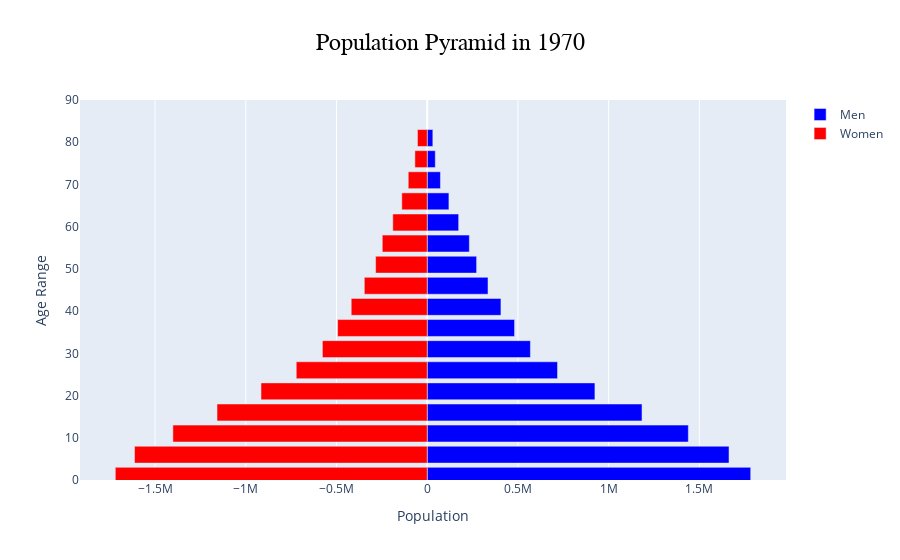
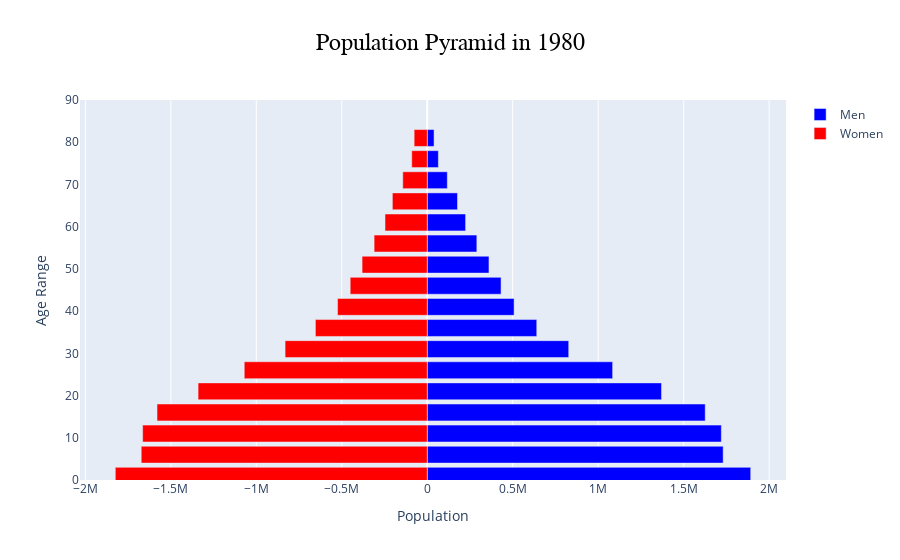
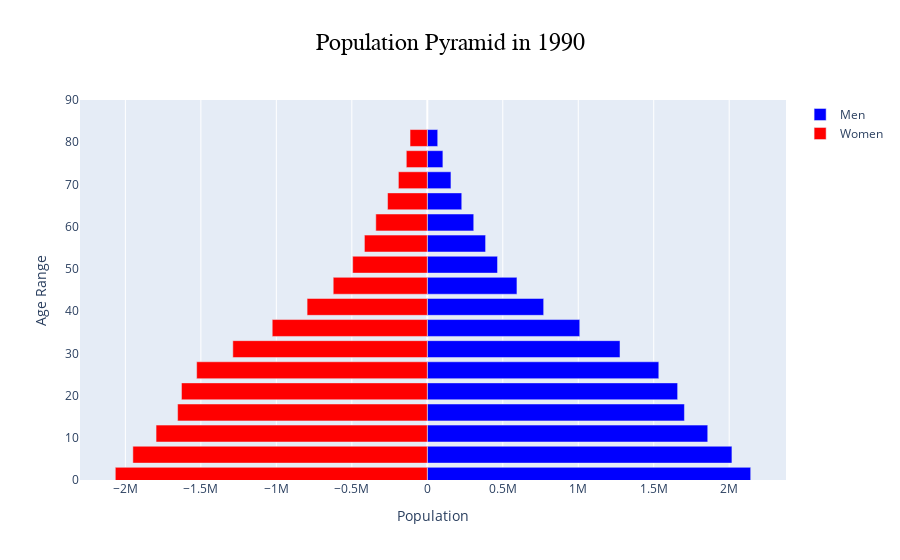
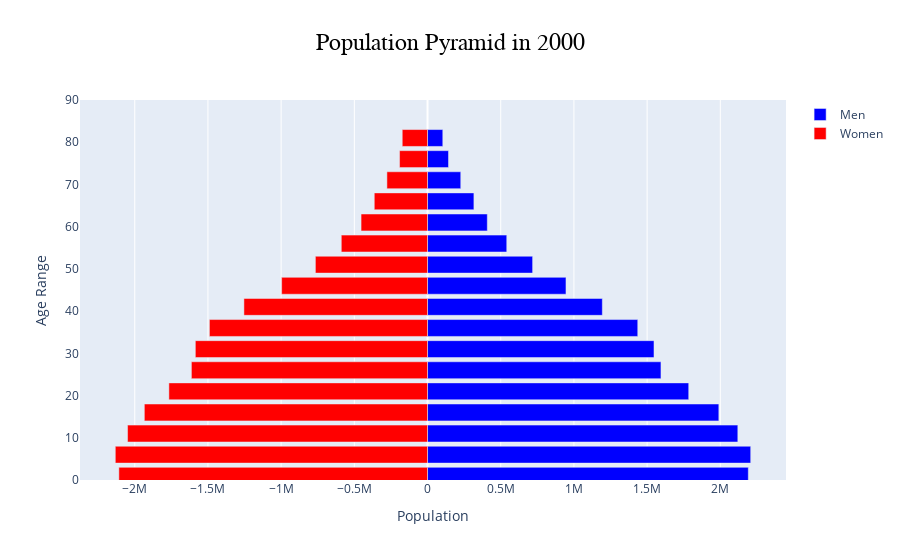

These figures' notebook cell, in order:
### Code cell
pop_df = population_dataframe('COL')
for year in np.arange(1970, 2030, 10):
    plot_population_pyramid(pop_df, year)

### Figure 1 — Plotly figure (JSON) as saved in the notebook; plotly's stock layout.template omitted (floating-point values rounded to 4 significant figures)
{"data": [{"hoverinfo": "skip", "marker": {"color": "blue"}, "name": "Men", "orientation": "h", "type": "bar", "x": [1782986, 1663488, 1439289, 1184045, 924365, 718250, 568892, 481386, 406339, 335073, 272242, 232242, 173377, 119681, 72930, 44571, 31069], "y": [1, 6, 11, 16, 21, 26, 31, 36, 41, 46, 51, 56, 61, 66, 71, 76, 81]}, {"hoverinfo": "skip", "marker": {"color": "red"}, "name": "Women", "orientation": "h", "type": "bar", "x": [-1719126, -1613203, -1401765, -1158455, -916013, -721704, -577616, -493766, -418818, -346599, -284450, -247626, -189689, -140059, -104502, -67890, -53740], "y": [1, 6, 11, 16, 21, 26, 31, 36, 41, 46, 51, 56, 61, 66, 71, 76, 81]}], "layout": {"barmode": "overlay", "title": {"font": {"color": "black", "family": "Arial", "size": 24}, "text": "Population Pyramid in 1970", "x": 0.5}, "xaxis": {"title": {"text": "Population"}}, "yaxis": {"range": [0, 90], "title": {"text": "Age Range"}}}}

### Figure 2 — Plotly figure (JSON) as saved in the notebook; plotly's stock layout.template omitted (floating-point values rounded to 4 significant figures)
{"data": [{"hoverinfo": "skip", "marker": {"color": "blue"}, "name": "Men", "orientation": "h", "type": "bar", "x": [1892117, 1731080, 1720419, 1626056, 1370489, 1084502, 827571, 640572, 508107, 431741, 361113, 290143, 224325, 177015, 117367, 65052, 39833], "y": [1, 6, 11, 16, 21, 26, 31, 36, 41, 46, 51, 56, 61, 66, 71, 76, 81]}, {"hoverinfo": "skip", "marker": {"color": "red"}, "name": "Women", "orientation": "h", "type": "bar", "x": [-1824760, -1673058, -1664849, -1580720, -1340495, -1070367, -831514, -654250, -524714, -450702, -381194, -310782, -247045, -203913, -143075, -90607, -76651], "y": [1, 6, 11, 16, 21, 26, 31, 36, 41, 46, 51, 56, 61, 66, 71, 76, 81]}], "layout": {"barmode": "overlay", "title": {"font": {"color": "black", "family": "Arial", "size": 24}, "text": "Population Pyramid in 1980", "x": 0.5}, "xaxis": {"title": {"text": "Population"}}, "yaxis": {"range": [0, 90], "title": {"text": "Age Range"}}}}

### Figure 3 — Plotly figure (JSON) as saved in the notebook; plotly's stock layout.template omitted (floating-point values rounded to 4 significant figures)
{"data": [{"hoverinfo": "skip", "marker": {"color": "blue"}, "name": "Men", "orientation": "h", "type": "bar", "x": [2142416, 2018093, 1857793, 1703421, 1658361, 1533647, 1276659, 1009987, 770897, 593929, 465291, 386113, 307636, 228274, 156705, 103326, 69023], "y": [1, 6, 11, 16, 21, 26, 31, 36, 41, 46, 51, 56, 61, 66, 71, 76, 81]}, {"hoverinfo": "skip", "marker": {"color": "red"}, "name": "Women", "orientation": "h", "type": "bar", "x": [-2066856, -1950496, -1796803, -1654056, -1628510, -1527973, -1288318, -1027279, -796256, -623212, -494368, -416548, -341179, -263235, -191410, -139021, -114294], "y": [1, 6, 11, 16, 21, 26, 31, 36, 41, 46, 51, 56, 61, 66, 71, 76, 81]}], "layout": {"barmode": "overlay", "title": {"font": {"color": "black", "family": "Arial", "size": 24}, "text": "Population Pyramid in 1990", "x": 0.5}, "xaxis": {"title": {"text": "Population"}}, "yaxis": {"range": [0, 90], "title": {"text": "Age Range"}}}}

### Figure 4 — Plotly figure (JSON) as saved in the notebook; plotly's stock layout.template omitted (floating-point values rounded to 4 significant figures)
{"data": [{"hoverinfo": "skip", "marker": {"color": "blue"}, "name": "Men", "orientation": "h", "type": "bar", "x": [2191430, 2207670, 2119702, 1989987, 1784305, 1594674, 1547025, 1436151, 1194105, 945840, 717928, 541243, 408365, 316810, 226958, 143376, 104319], "y": [1, 6, 11, 16, 21, 26, 31, 36, 41, 46, 51, 56, 61, 66, 71, 76, 81]}, {"hoverinfo": "skip", "marker": {"color": "red"}, "name": "Women", "orientation": "h", "type": "bar", "x": [-2108494, -2132836, -2049116, -1934442, -1766761, -1612978, -1586072, -1489878, -1254190, -996539, -766022, -589060, -453970, -363707, -277424, -191072, -172689], "y": [1, 6, 11, 16, 21, 26, 31, 36, 41, 46, 51, 56, 61, 66, 71, 76, 81]}], "layout": {"barmode": "overlay", "title": {"font": {"color": "black", "family": "Arial", "size": 24}, "text": "Population Pyramid in 2000", "x": 0.5}, "xaxis": {"title": {"text": "Population"}}, "yaxis": {"range": [0, 90], "title": {"text": "Age Range"}}}}
